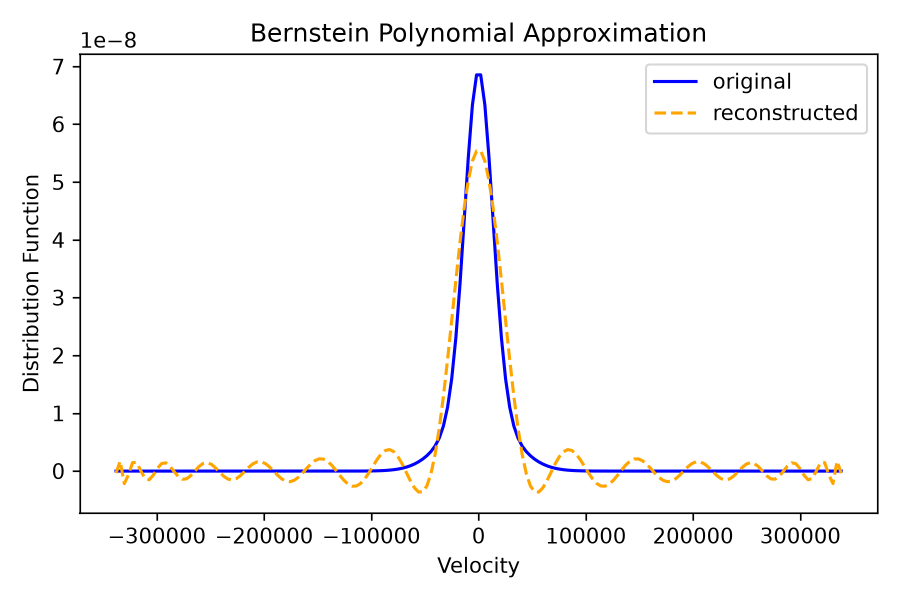
#> input picture bernstein_approximation.png, 1800 x 1200 px, given in place of plot_Vx_00022.png, which was not available (shown at 1/2 size)
$ python make_presentation.py
#> lines starting #> are read from the running program, lines starting #| are printed output that depends on the picture; pictures that were not available may be replaced by others from this repository, and a replacement may not be noted
"""
Assemble the study's PDF presentation (16:9 slides) from already-saved PNGs
plus a few auxiliary schematic figures (see make_feature_figures.py, run it
first if plots/feature_*.png are missing).

One page per slide; each page is a plain matplotlib Figure written into a
single PDF via PdfPages. No LaTeX/browser dependency.

Usage
-----
python3 scripts/make_feature_figures.py   # if not already run
python3 scripts/make_presentation.py
"""
import os
import textwrap
import matplotlib
matplotlib.use('Agg')
import matplotlib.pyplot as plt
import matplotlib.image as mpimg
from matplotlib.backends.backend_pdf import PdfPages

ROOT = os.path.join(os.path.dirname(__file__), '..')
PLOTS = os.path.join(ROOT, 'plots')
RECON_PLOTS = os.path.join(ROOT, 'reconnection_2d_beta025', 'plots')
OUT_PDF = os.path.join(ROOT, 'docs', 'hermite_corrector_presentation.pdf')

PAGE_W, PAGE_H = 13.333, 7.5   # 16:9

NAVY = '#1B2A4A'
ACCENT = '#D8543B'
GRAY = '#555555'


def new_page():
    fig = plt.figure(figsize=(PAGE_W, PAGE_H))
    return fig


def add_title_bar(fig, title, subtitle=None):
    fig.text(0.045, 0.945, title, fontsize=22, fontweight='bold', color=NAVY,
             ha='left', va='top')
    if subtitle:
        fig.text(0.045, 0.895, subtitle, fontsize=12.5, color=GRAY,
                 ha='left', va='top')
    fig.add_artist(plt.Line2D([0.045, 0.955], [0.875, 0.875],
                              transform=fig.transFigure, color=NAVY, lw=1.2))


def add_image(fig, path, rect, caption=None):
    """rect = [left, bottom, width, height] in figure fraction."""
    ax = fig.add_axes(rect)
    img = mpimg.imread(path)
    ax.imshow(img)
    ax.axis('off')
    if caption:
        ax.text(0.5, -0.04, caption, transform=ax.transAxes, ha='center',
               va='top', fontsize=9.5, color=GRAY)
    return ax


def add_bullets(fig, rect, bullets, fontsize=13, title=None):
    """
    Renders `bullets` (each a top-level '•' line, or a sub-'–' line if it
    starts with two spaces) into `rect`, wrapping text to fit the rect width
    and scaling line spacing so the whole block always fits the rect height
    -- avoids overflow regardless of how much text a slide has.
    """
#> called with fontsize = 16
    left, bottom, width, height = rect
    ax = fig.add_axes(rect)
    ax.axis('off')
    ax.set_xlim(0, 1); ax.set_ylim(0, 1)

    fig_w_in = fig.get_size_inches()[0]
    rect_w_in = width * fig_w_in
    chars_per_line_top = max(20, int(rect_w_in * 72 / fontsize * 1.9))
    chars_per_line_sub = max(18, int(chars_per_line_top * 0.92))

    blocks = []
    for b in bullets:
        indent = b.startswith('  ')
        text = b.strip()
        wrap_w = chars_per_line_sub if indent else chars_per_line_top
        lines = textwrap.wrap(text, width=wrap_w) or ['']
        blocks.append((indent, lines))

    total_lines = sum(len(lines) for _, lines in blocks)
    gap_units = len(blocks) * 0.35
    title_units = 1.8 if title else 0.0
    lh = 1.0 / max(total_lines + gap_units + title_units, 1.0)

    y = 1.0
    if title:
        ax.text(0.0, y, title, fontsize=fontsize + 1, fontweight='bold', color=NAVY,
               ha='left', va='top', transform=ax.transAxes)
        y -= lh * 1.8
    for indent, lines in blocks:
        bullet_char = '–' if indent else '•'
        x0 = 0.07 if indent else 0.0
        x_cont = x0 + 0.035
        for i, line in enumerate(lines):
            prefix = f'{bullet_char} ' if i == 0 else ''
            ax.text(x0 if i == 0 else x_cont, y, f'{prefix}{line}',
                   fontsize=fontsize, color='#222222', ha='left', va='top',
                   transform=ax.transAxes)
            y -= lh
        y -= lh * 0.35
    return ax


def title_slide(pdf):
    fig = new_page()
    fig.patch.set_facecolor(NAVY)
    fig.text(0.5, 0.60, 'An MLP-Based Safeguard for\nHermite-Basis VDF Reconstruction',
             fontsize=28, fontweight='bold', color='white', ha='center', va='center')
    fig.text(0.5, 0.40, 'Removing Gibbs-type artifacts from truncated Hermite\n'
                        'decompositions of strongly non-Maxwellian velocity\n'
                        'distribution functions in a magnetic reconnection simulation',
             fontsize=14.5, color='#CBD5E8', ha='center', va='center')
    fig.text(0.5, 0.20, 'Vlasiator 2D GEM-challenge reconnection run — reconnection_2d_beta025',
             fontsize=11.5, color='#8FA3C8', ha='center', va='center', style='italic')
    pdf.savefig(fig)
    plt.close(fig)


def agenda_slide(pdf):
    fig = new_page()
    add_title_bar(fig, 'Outline')
    bullets = [
        '1. The simulation: 2D magnetic reconnection (GEM challenge)',
        '2. Velocity distribution functions in the current layer',
        '3. Hermite-basis reconstruction and its Gibbs-artifact problem',
        '4. ML corrector design: f_final = f_rec * exp(Δ_pred)',
        '5. Feature evolution: low-S coefficients → 1-D spectra → local patch',
        '6. Within-snapshot results',
        '7. Cross-timestep generalization: failure and fix',
        '8. Conclusions and open weaknesses',
    ]
    add_bullets(fig, [0.08, 0.10, 0.85, 0.7], bullets, fontsize=16)
    pdf.savefig(fig)
    plt.close(fig)


def reconnection_slide(pdf):
    fig = new_page()
    add_title_bar(fig, '1. The Simulation: 2D Magnetic Reconnection',
                 'GEM-challenge current sheet, β=0.25 — Vx colormap with B field lines, '
                 'ion density profile, and a sample VDF at (1000 km, 0, 0)')
    add_image(fig, os.path.join(RECON_PLOTS, 'plot_Vx_00022.png'),
             [0.03, 0.06, 0.46, 0.75], caption='Early time (bulk.0000022) — thin, still-forming current sheet')
#> in add_image, img is the input picture: shape (1200, 1800, 4) float32; mean R, G, B, A 0.969, 0.967, 0.97, 1
    add_image(fig, os.path.join(RECON_PLOTS, 'plot_Vx_00111.png'),
             [0.51, 0.06, 0.46, 0.75], caption='Late time (bulk.0000111) — fully developed reconnection outflows')
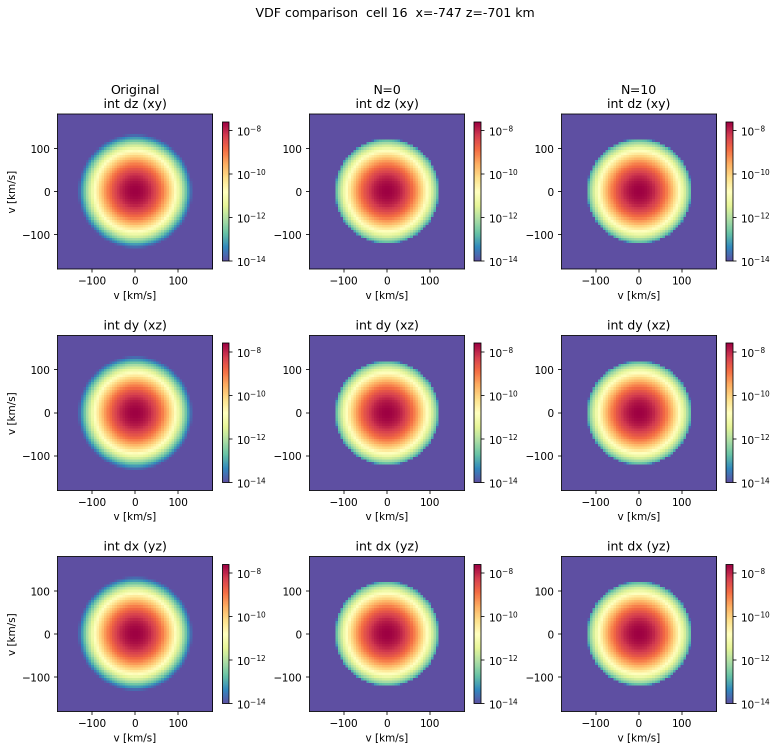
#> input picture docs/figures/vdf_comparison_16.png, 1554 x 1501 px, given in place of plot_Vx_00111.png, which was not available (shown at 1/2 size)
#> in add_image, img is the input picture: shape (1501, 1554, 4) float32; mean R, G, B, A 0.802, 0.762, 0.815, 1
    pdf.savefig(fig)
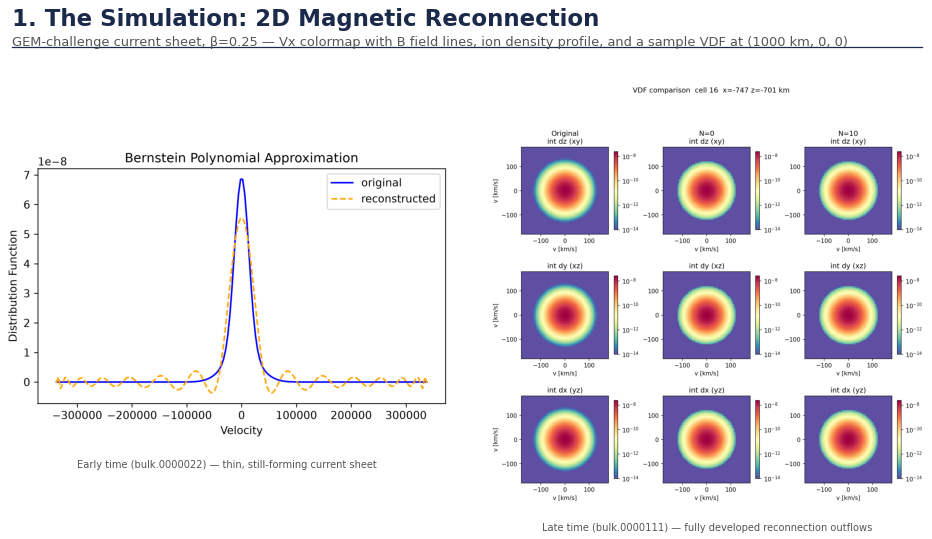
#> figure drawn by matplotlib, 2 panels
    plt.close(fig)


def vdf_examples_slide(pdf):
    fig = new_page()
    add_title_bar(fig, '2. VDFs in the Current Layer',
                 'Two representative cells from bulk.0000024: a lobe cell (near-Maxwellian) '
                 'vs. the current-sheet center (strongly non-Maxwellian)')
    add_image(fig, os.path.join(PLOTS, 'vdf_comparison_16.png'),
             [0.02, 0.06, 0.47, 0.78], caption='cid=16 — lobe, far from the current sheet')
    add_image(fig, os.path.join(PLOTS, 'vdf_comparison_672.png'),
             [0.50, 0.06, 0.47, 0.78], caption='cid=672 — current-sheet center')
#> call 4 of add_image, with path = 'docs/../plots/vdf_comparison_672.png', caption = 'cid=672 — current-sheet center'
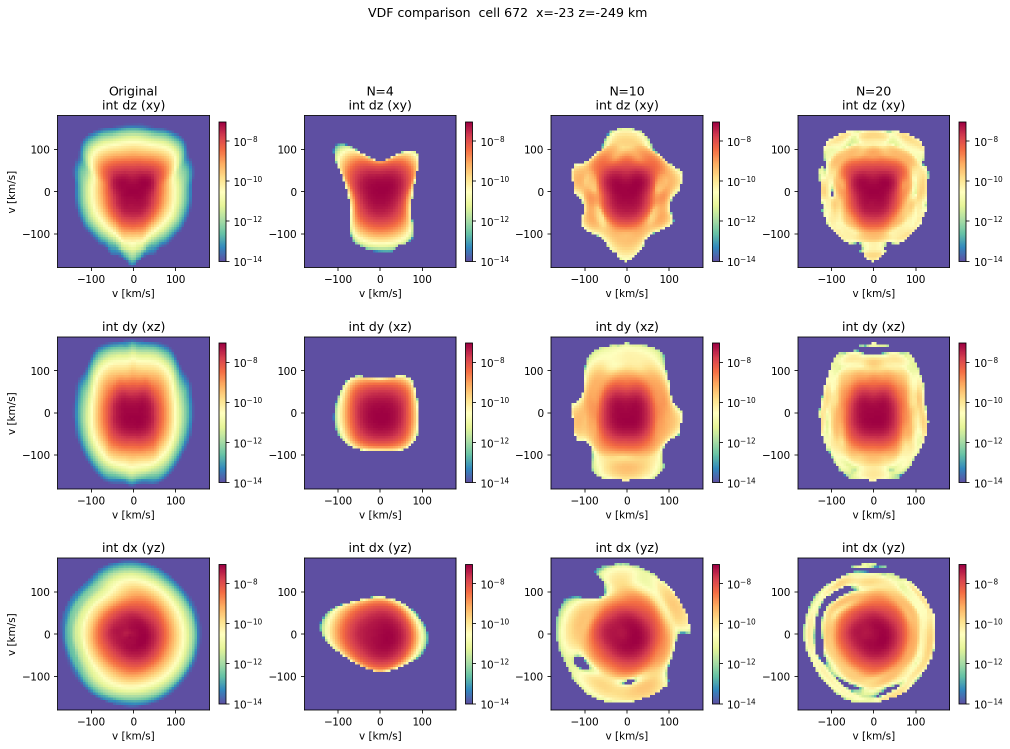
#> input picture docs/figures/vdf_comparison_672.png, 2020 x 1498 px, found by its file name (shown at 1/2 size)
#> in add_image, img is the input picture: shape (1498, 2020, 4) float32; mean R, G, B, A 0.826, 0.767, 0.809, 1
    pdf.savefig(fig)
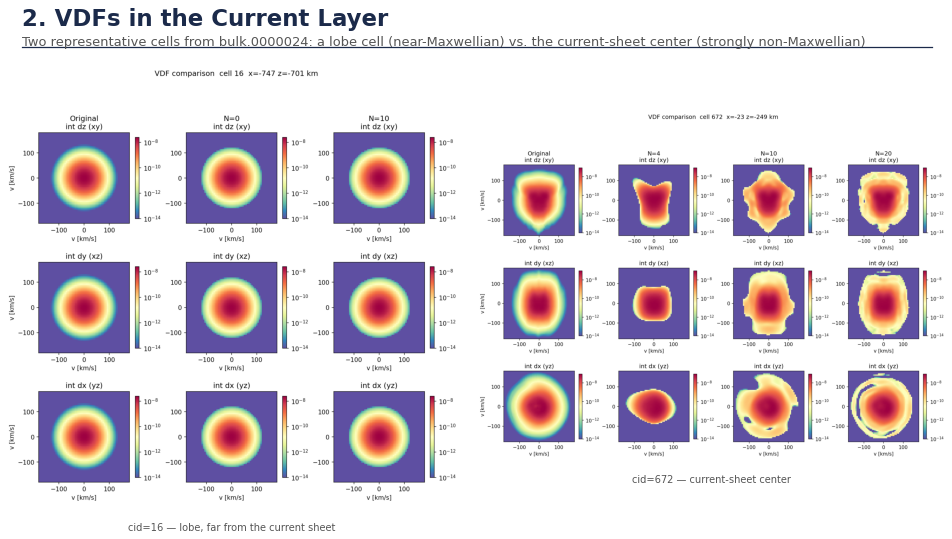
#> figure drawn by matplotlib, 2 panels
    plt.close(fig)


def vdf_cuts_slide(pdf):
    fig = new_page()
    add_title_bar(fig, '2. VDFs in the Current Layer (cont.)',
                 '1-D cuts through the integrated VDF, original vs. Hermite reconstruction '
                 'at increasing order — note the ringing that appears for the non-Maxwellian cell')
    add_image(fig, os.path.join(PLOTS, 'vdf_1d_cuts_16.png'),
             [0.02, 0.06, 0.47, 0.78], caption='cid=16 (lobe) — converges cleanly')
    add_image(fig, os.path.join(PLOTS, 'vdf_1d_cuts_672.png'),
             [0.50, 0.06, 0.47, 0.78], caption='cid=672 (current sheet) — Gibbs oscillations at low order')
    pdf.savefig(fig)
    plt.close(fig)


# [180 lines left out: functions problem_slide, problem_slide2, architecture_slide, feature_evolution_intro_slide, feature_lowS_slide, feature_spectra_slide and 7 more, not called in this run]


def main():
    with PdfPages(OUT_PDF) as pdf:
        title_slide(pdf)
        agenda_slide(pdf)
        reconnection_slide(pdf)
        vdf_examples_slide(pdf)
        vdf_cuts_slide(pdf)
        problem_slide(pdf)
        problem_slide2(pdf)
        architecture_slide(pdf)
        feature_evolution_intro_slide(pdf)
        feature_lowS_slide(pdf)
        feature_spectra_slide(pdf)
        feature_patch_slide(pdf)
        results_within_slide(pdf)
        results_within_slide2(pdf)
        cross_timestep_problem_slide(pdf)
        cross_timestep_fix_slide(pdf)
        cross_timestep_fix_slide2(pdf)
        conclusions_slide(pdf)
    print(f"Saved presentation -> {OUT_PDF}")


if __name__ == '__main__':
#> (the run stopped early here; a loop or call above may not have finished)
